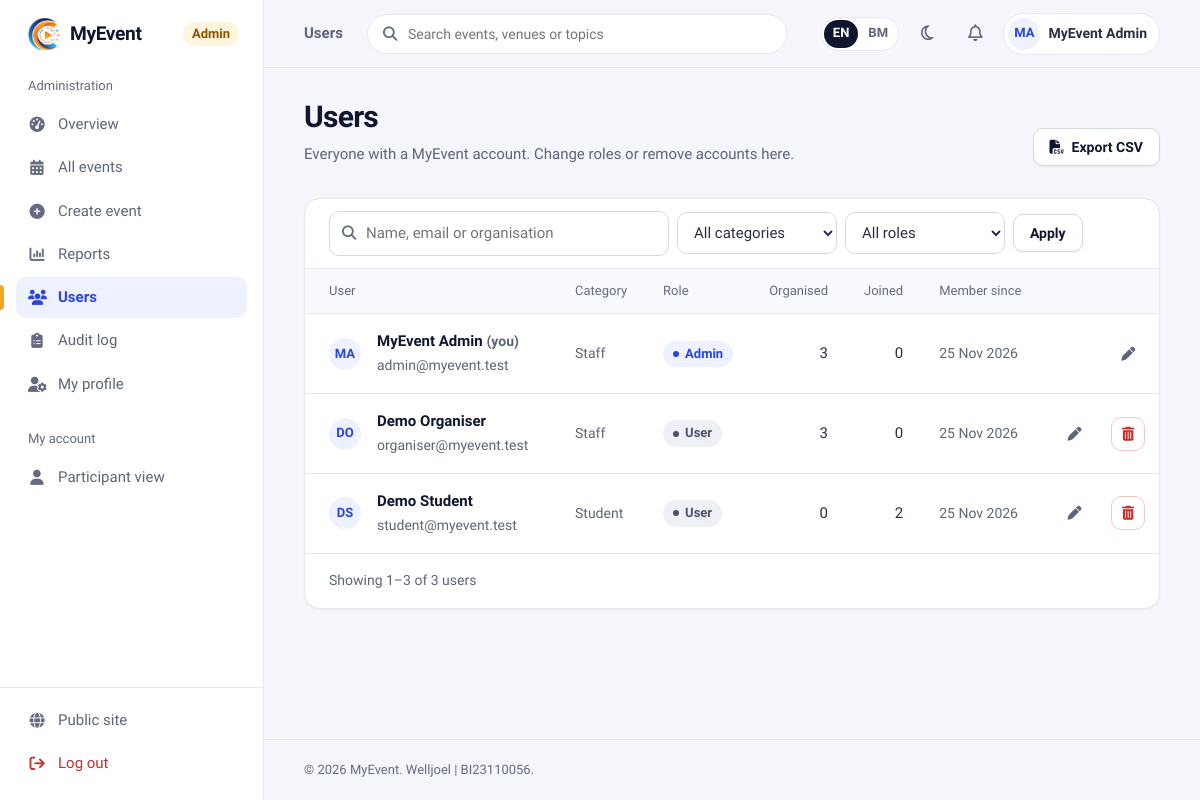
Page /admin/users/manage.php (signed in) on the committed database.
### tables this page shows
CREATE TABLE IF NOT EXISTS `users` (
  `user_id` int(11) NOT NULL AUTO_INCREMENT,
  `category` enum('Staff','Student','Public') NOT NULL,
  `name` varchar(255) NOT NULL,
  `email` varchar(255) NOT NULL,
  `phone` varchar(20) DEFAULT NULL,
  `organization` varchar(255) NOT NULL,
  `recommend_events` text DEFAULT NULL,
  `password` varchar(255) NOT NULL,
  `role` enum('Admin','User') NOT NULL DEFAULT 'User',
  `created_at` timestamp NOT NULL DEFAULT current_timestamp(),
  `bio` text DEFAULT NULL,
  `profile_pic` varchar(255) DEFAULT NULL,
  `email_participant` tinyint(1) NOT NULL DEFAULT 1 COMMENT 'Emails about my own registrations and events I joined',
  `email_organiser` tinyint(1) NOT NULL DEFAULT 1 COMMENT 'Emails when people register for events I organise',
  `locale` varchar(5) DEFAULT NULL COMMENT 'Interface and email language: en or ms (NULL = not chosen yet)',
  PRIMARY KEY (`user_id`),
  UNIQUE KEY `email` (`email`)
);

### admin/users/manage.php (the view, shortened to what the rows shown need)
<?php
require_once __DIR__ . '/../../config.php';
$where  = '1 = 1';
$types  = '';
$params = [];
$total = (int) db_value($conn, "SELECT COUNT(*) FROM users u WHERE $where", $types, $params);
$p = paginate($total, 15);
$users = db_all($conn,
    "SELECT u.user_id, u.name, u.email, u.organization, u.category, u.role, u.created_at, u.profile_pic,
            (SELECT COUNT(*) FROM events e WHERE e.created_by = u.user_id) AS organised,
            (SELECT COUNT(*) FROM registrations r WHERE r.user_id = u.user_id) AS joined
     FROM users u WHERE $where
     ORDER BY u.created_at DESC
     LIMIT ? OFFSET ?", $types . 'ii', array_merge($params, [$p['per_page'], $p['offset']]));
$me = current_user_id();
$nav_area   = 'admin';
include ROOT_PATH . '/include/layout/app_start.php';
?>
<div class="page-header">
    <div>
        <h1><?= t('Users') ?></h1>
    </div>
</div>
<section class="card">
    <?php if ($users): ?>
        <div class="table-wrap">
            <table class="table">
                <thead>
                    <tr>
                        <th scope="col"><?= t('User') ?></th>
                        <th scope="col"><?= t('Category') ?></th>
                        <th scope="col"><?= t('Role') ?></th>
                        <th scope="col" class="num"><?= t('Organised') ?></th>
                        <th scope="col" class="num"><?= t('Joined') ?></th>
                        <th scope="col"><?= t('Member since') ?></th>
                        <th scope="col" class="actions"><span class="sr-only"><?= t('Actions') ?></span></th>
                    </tr>
                </thead>
                <tbody>
                <?php foreach ($users as $user): $av = avatar_url($user['profile_pic']); ?>
                    <tr>
                        <td>
                            <div class="event-cell person-cell">
                                <?php if ($av): ?>
                                    <img class="avatar" src="<?= e($av) ?>" alt="">
                                <?php else: ?>
                                    <span class="avatar" aria-hidden="true"><?= e(initials($user['name'])) ?></span>
                                <?php endif; ?>
                                <div>
                                    <div class="event-cell-title"><?= e($user['name']) ?><?= (int) $user['user_id'] === $me ? ' <span class="cell-muted">' . t('(you)') . '</span>' : '' ?></div>
                                    <div class="event-cell-meta"><?= e($user['email']) ?></div>
                                </div>
                            </div>
                        </td>
                        <td class="cell-muted"><?= e(status_label($user['category'])) ?></td>
                        <td><?= status_badge($user['role']) ?></td>
                        <td class="num"><?= (int) $user['organised'] ?></td>
                        <td class="num"><?= (int) $user['joined'] ?></td>
                        <td class="cell-muted"><?= e(ldate('j M Y', $user['created_at'])) ?></td>
                        <td class="actions">
                            <a class="btn btn-ghost btn-icon" href="edit.php?id=<?= (int) $user['user_id'] ?>" title="<?= t('Edit user') ?>" aria-label="<?= t('Edit {name}', ['name' => $user['name']]) ?>"><i class="fa-solid fa-pen"></i></a>
                            <?php if ((int) $user['user_id'] !== $me): ?>
                                <form action="delete.php" method="POST" data-confirm="Delete <?= e($user['name']) ?>? Their registrations will be removed and their events will have no organiser.">
                                    <button type="submit" class="btn btn-danger btn-icon" title="<?= t('Delete user') ?>" aria-label="<?= t('Delete {name}', ['name' => $user['name']]) ?>"><i class="fa-solid fa-trash-can"></i></button>
                                </form>
                            <?php endif; ?>
                        </td>
                    </tr>
                <?php endforeach; ?>
                </tbody>
            </table>
        </div>
    <?php endif; ?>
</section>
<?php include ROOT_PATH . '/include/layout/app_end.php'; ?>

### include/layout/app_start.php (shortened to what the rows shown need)
<?php
$nav_area   = $nav_area ?? 'user';
$__uid    = current_user_id();
$__me     = db_all($conn, 'SELECT name, profile_pic FROM users WHERE user_id = ?', 'i', [$__uid])[0]
            ?? ['name' => $_SESSION['name'] ?? '', 'profile_pic' => null];
$__avatar = avatar_url($__me['profile_pic']);
$u = BASE_URL;
$__profileUrl = $nav_area === 'admin' ? $u . 'admin/profile.php' : $u . 'users/profile.php';
?>
<!DOCTYPE html>
<html lang="<?= e(html_lang()) ?>">
<head>
    <link rel="stylesheet" href="https://cdnjs.cloudflare.com/ajax/libs/font-awesome/6.5.0/css/all.min.css">
    <link rel="stylesheet" href="<?= e($u) ?>assets/css/app.css?v=16">
</head>
<body class="app">
<div class="app-shell">
    <header class="topbar">
        <div class="topbar-actions">
            <a class="user-chip" href="<?= e($__profileUrl) ?>">
                <?php if ($__avatar): ?>
                    <img class="avatar" src="<?= e($__avatar) ?>" alt="">
                <?php else: ?>
                    <span class="avatar" aria-hidden="true"><?= e(initials($__me['name'])) ?></span>
                <?php endif; ?>
                <span class="user-chip-name"><?= e($__me['name']) ?></span>
            </a>
        </div>
    </header>
    <main class="app-main" id="main">

### include/helpers.php (shortened to what the rows shown need)
<?php
function avatar_url(?string $file): ?string
{
    return null;
}
function status_badge(?string $status): string
{
    $map = [
        'Approved' => 'badge-success', 'Present' => 'badge-success', 'Public' => 'badge-info',
        'Pending'  => 'badge-warning', 'Private' => 'badge-warning',
        'Rejected' => 'badge-danger',
        'Absent'   => '',
        'Admin'    => 'badge-brand', 'User' => '',
    ];
    $status = $status ?: 'Unknown';
    return '<span class="badge ' . ($map[$status] ?? '') . '">' . e(status_label($status)) . '</span>';
}
function status_label(string $value): string
{
    $labels = [
        'Approved' => __('Approved'), 'Pending' => __('Pending'), 'Rejected' => __('Rejected'),
        'Present' => __('Present'), 'Absent' => __('Absent'),
        'Public' => __('Public'), 'Private' => __('Private'),
        'Admin' => __('Admin'), 'User' => __('User'),
        'Student' => __('Student'), 'Staff' => __('Staff'),
        'Physical' => __('Physical'), 'Online' => __('Online'), 'Hybrid' => __('Hybrid'),
        'Unknown' => __('Unknown'),
    ];
    return $labels[$value] ?? $value;
}
function initials(?string $name): string
{
    $parts = preg_split('/\s+/', trim((string) $name)) ?: [];
    $letters = '';
    foreach (array_slice(array_filter($parts), 0, 2) as $p) {
        $letters .= mb_strtoupper(mb_substr($p, 0, 1));
    }
    return $letters ?: '?';
}
function paginate(int $total, int $perPage = 10, string $param = 'page'): array
{
    $pages = max(1, (int) ceil($total / $perPage));
    $page  = min($pages, max(1, (int) ($_GET[$param] ?? 1)));
    return ['page' => $page, 'per_page' => $perPage, 'total' => $total, 'pages' => $pages, 'offset' => ($page - 1) * $perPage];
}
function db_all(mysqli $conn, string $sql, string $types = '', array $params = []): array
{
    $stmt = $conn->prepare($sql);
    if ($types !== '') {
        $stmt->bind_param($types, ...$params);
    }
    $stmt->execute();
    $rows = $stmt->get_result()->fetch_all(MYSQLI_ASSOC);
    return $rows;
}
function db_value(mysqli $conn, string $sql, string $types = '', array $params = [])
{
    $stmt = $conn->prepare($sql);
    if ($types !== '') {
        $stmt->bind_param($types, ...$params);
    }
    $stmt->execute();
    $row = $stmt->get_result()->fetch_row();
    return $row[0] ?? null;
}

### rows in the picture
users: name "MA", name "MyEvent Admin", email "admin@myevent.test", category "Staff", role "Admin", organised "3", joined "0", created_at "25 Nov 2026"
users: name "DO", name "Demo Organiser", email "organiser@myevent.test", category "Staff", role "User", organised "3", joined "0", created_at "25 Nov 2026"
users: name "DS", name "Demo Student", email "student@myevent.test", category "Student", role "User", organised "0", joined "2", created_at "25 Nov 2026"

### other values in the picture
APP_NAME "MyEvent"
t('Admin') "Admin"
$__group "Administration"
$__l[0] "Overview"
$__l[0] "All events"
$__l[0] "Create event"
$__l[0] "Reports"
$__l[0] "Users"
$__l[0] "Audit log"
$__l[0] "My profile"
$__group "My account"
$__l[0] "Participant view"
t('Public site') "Public site"
t('Log out') "Log out"
$page_title "Users"
